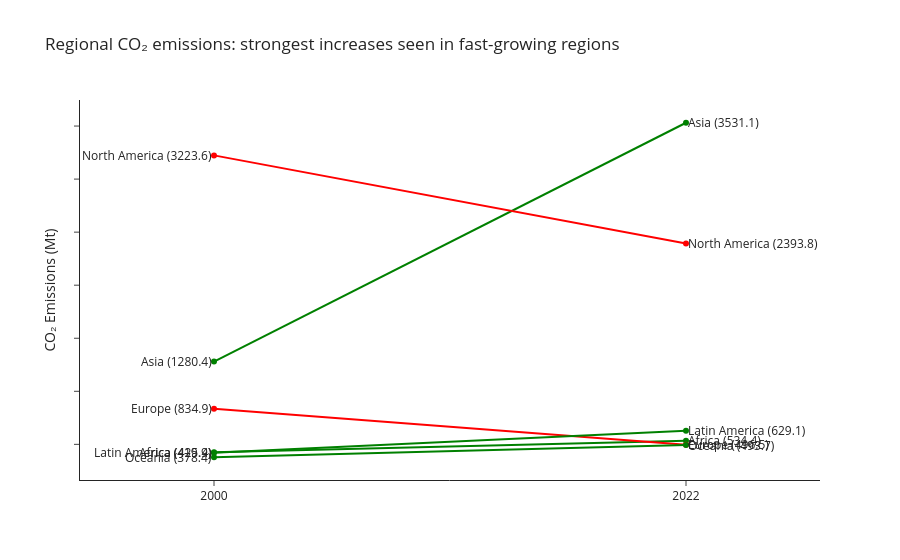

Notebook cell for this chart:
### Markdown cell above
---
## Task 2 — Slopegraph: Regional Change 2000 vs 2022

**What to build:** A slopegraph comparing **average regional CO2 emissions** between 2000 and 2022.

**Requirements:**
- One line per region (not per country — aggregate first)
- Colour: regions that increased = one colour; decreased = another
- Values labelled at both ends of each line
- No y-axis tick labels (the endpoint labels make them redundant)
- Insight title stating which regions moved most

> 💡 `df.groupby(['Region','Year'])['CO2_Mt'].mean().reset_index()` then filter to 2000 and 2022

### Code cell
# Task 2 — Slopegraph: regional averages
# YOUR CODE HERE


# 1. Aggregate (mean per region per year)
region_avg = df.groupby(['Region', 'Year'])['CO2_Mt'].mean().reset_index()

# 2. Filter for 2000 and 2022
slope_df = region_avg[region_avg['Year'].isin([2000, 2022])]

# 3. Pivot for easy comparison
pivot_df = slope_df.pivot(index='Region', columns='Year', values='CO2_Mt').reset_index()

fig = go.Figure()

# 4. Plot one line per region
for _, row in pivot_df.iterrows():
    y0 = row[2000]
    y1 = row[2022]
    
    # Color logic
    color = 'green' if y1 > y0 else 'red'
    
    fig.add_trace(go.Scatter(
        x=[2000, 2022],
        y=[y0, y1],
        mode='lines+markers',
        line=dict(color=color, width=2),
        showlegend=False
    ))
    
    # Left label (2000)
    fig.add_annotation(
        x=2000,
        y=y0,
        text=f"{row['Region']} ({y0:.1f})",
        showarrow=False,
        xanchor='right'
    )
    
    # Right label (2022)
    fig.add_annotation(
        x=2022,
        y=y1,
        text=f"{row['Region']} ({y1:.1f})",
        showarrow=False,
        xanchor='left'
    )

# 5. Layout tweaks
fig.update_layout(
    title="Regional CO₂ emissions: strongest increases seen in fast-growing regions",
    xaxis=dict(
        tickvals=[2000, 2022],
        title=""
    ),
    yaxis=dict(
        showticklabels=False,  # remove y-axis labels
        title="CO₂ Emissions (Mt)"
    ),
    template="simple_white"
)

fig.show()

### Figure 1 — Plotly figure (JSON) as saved in the notebook; plotly's stock layout.template omitted (floating-point values rounded to 4 significant figures)
{"data": [{"line": {"color": "green", "width": 2}, "mode": "lines+markers", "showlegend": false, "type": "scatter", "x": [2000, 2022], "y": [425.4, 534.4]}, {"line": {"color": "green", "width": 2}, "mode": "lines+markers", "showlegend": false, "type": "scatter", "x": [2000, 2022], "y": [1280.0, 3531.0]}, {"line": {"color": "red", "width": 2}, "mode": "lines+markers", "showlegend": false, "type": "scatter", "x": [2000, 2022], "y": [834.9, 496.5]}, {"line": {"color": "green", "width": 2}, "mode": "lines+markers", "showlegend": false, "type": "scatter", "x": [2000, 2022], "y": [419.9, 629.1]}, {"line": {"color": "red", "width": 2}, "mode": "lines+markers", "showlegend": false, "type": "scatter", "x": [2000, 2022], "y": [3224.0, 2394.0]}, {"line": {"color": "green", "width": 2}, "mode": "lines+markers", "showlegend": false, "type": "scatter", "x": [2000, 2022], "y": [378.4, 493.7]}], "layout": {"annotations": [{"showarrow": false, "text": "Africa (425.4)", "x": 2000, "xanchor": "right", "y": 425.4}, {"showarrow": false, "text": "Africa (534.4)", "x": 2022, "xanchor": "left", "y": 534.4}, {"showarrow": false, "text": "Asia (1280.4)", "x": 2000, "xanchor": "right", "y": 1280.0}, {"showarrow": false, "text": "Asia (3531.1)", "x": 2022, "xanchor": "left", "y": 3531.0}, {"showarrow": false, "text": "Europe (834.9)", "x": 2000, "xanchor": "right", "y": 834.9}, {"showarrow": false, "text": "Europe (496.5)", "x": 2022, "xanchor": "left", "y": 496.5}, {"showarrow": false, "text": "Latin America (419.9)", "x": 2000, "xanchor": "right", "y": 419.9}, {"showarrow": false, "text": "Latin America (629.1)", "x": 2022, "xanchor": "left", "y": 629.1}, {"showarrow": false, "text": "North America (3223.6)", "x": 2000, "xanchor": "right", "y": 3224.0}, {"showarrow": false, "text": "North America (2393.8)", "x": 2022, "xanchor": "left", "y": 2394.0}, {"showarrow": false, "text": "Oceania (378.4)", "x": 2000, "xanchor": "right", "y": 378.4}, {"showarrow": false, "text": "Oceania (493.7)", "x": 2022, "xanchor": "left", "y": 493.7}], "title": {"text": "Regional CO₂ emissions: strongest increases seen in fast-growing regions"}, "xaxis": {"tickvals": [2000, 2022], "title": {"text": ""}}, "yaxis": {"showticklabels": false, "title": {"text": "CO₂ Emissions (Mt)"}}}}
